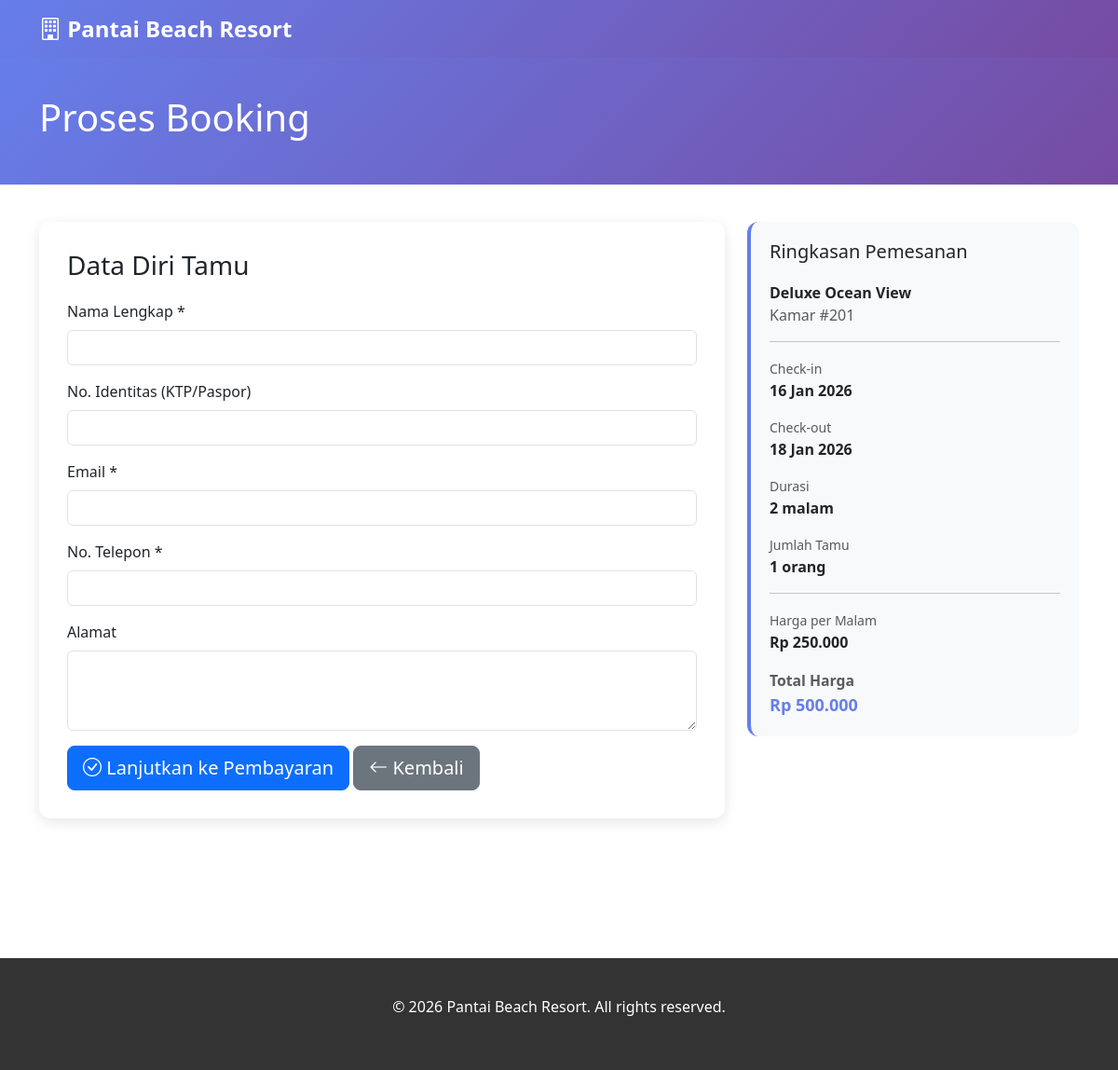
/guest/proses_booking.php?room=5&checkin=2026-01-16&checkout=2026-01-18&guests=1, run on the app's committed database.
### tables this page shows
CREATE TABLE `kamar` (
  `id_kamar` INT PRIMARY KEY AUTO_INCREMENT,
  `no_kamar` VARCHAR(10) UNIQUE NOT NULL,
  `id_tipe` INT NOT NULL,
  `status` ENUM('tersedia', 'terpesan', 'ditempati', 'maintenance') DEFAULT 'tersedia',
  `catatan` TEXT,
  `created_at` TIMESTAMP DEFAULT CURRENT_TIMESTAMP,
  FOREIGN KEY (`id_tipe`) REFERENCES `tipe_kamar`(`id_tipe`) ON DELETE CASCADE
);

CREATE TABLE `tipe_kamar` (
  `id_tipe` INT PRIMARY KEY AUTO_INCREMENT,
  `nama_tipe` VARCHAR(50) NOT NULL,
  `kapasitas` INT NOT NULL,
  `harga_malam` DECIMAL(10,2) NOT NULL,
  `deskripsi` TEXT,
  `foto_cover` VARCHAR(255),
  `created_at` TIMESTAMP DEFAULT CURRENT_TIMESTAMP
);

### includes/functions.php (called while the page is built, shortened)
<?php
function formatCurrency($amount) {
    return 'Rp ' . number_format($amount, 0, ',', '.');
}
function formatDate($date, $format = 'd M Y') {
    $months = [
        'Jan' => 'Jan',
        'Feb' => 'Feb',
        'Mar' => 'Mar',
        'Apr' => 'Apr',
        'May' => 'Mei',
        'Jun' => 'Jun',
        'Jul' => 'Jul',
        'Aug' => 'Ags',
        'Sep' => 'Sep',
        'Oct' => 'Okt',
        'Nov' => 'Nov',
        'Dec' => 'Des'
    ];
    $dateObj = new DateTime($date);
    $formatted = $dateObj->format($format);
    foreach ($months as $en => $id) {
        $formatted = str_replace($en, $id, $formatted);
    }
    return $formatted;
}
function calculateDays($checkIn, $checkOut) {
    $start = new DateTime($checkIn);
    $end = new DateTime($checkOut);
    $interval = $start->diff($end);
    return $interval->days;
}

### guest/proses_booking.php (the view, shortened to what this page needs)
<?php
require_once '../includes/config.php';
require_once '../includes/functions.php';
$roomId = isset($_GET['room']) ? (int)$_GET['room'] : 0;
$checkIn = isset($_GET['checkin']) ? $_GET['checkin'] : '';
$checkOut = isset($_GET['checkout']) ? $_GET['checkout'] : '';
$guests = isset($_GET['guests']) ? (int)$_GET['guests'] : 1;
$stmt = $pdo->prepare("SELECT k.*, t.harga_malam, t.nama_tipe FROM kamar k JOIN tipe_kamar t ON k.id_tipe = t.id_tipe WHERE k.id_kamar = ?");
$stmt->execute([$roomId]);
$room = $stmt->fetch();
$days = calculateDays($checkIn, $checkOut);
$totalPrice = $room['harga_malam'] * $days;
?>
<!DOCTYPE html>
<html lang="en">
<head>
    <link href="https://cdn.jsdelivr.net/npm/bootstrap@5.3.0/dist/css/bootstrap.min.css" rel="stylesheet">
    <link href="https://cdn.jsdelivr.net/npm/bootstrap-icons@1.11.0/font/bootstrap-icons.css" rel="stylesheet">
</head>
<body>
    <nav class="navbar navbar-expand-lg navbar-dark">
        <div class="container">
            <a class="navbar-brand" href="/tubes_basdat/"><i class="bi bi-building"></i> <?php echo HOTEL_NAME; ?></a>
        </div>
    </nav>
    <section class="page-header">
        <div class="container">
            <h1>Proses Booking</h1>
        </div>
    </section>
    <section class="section">
        <div class="container">
            <div class="row">
                <div class="col-md-8">
                    <div class="form-section">
                        <h3 style="margin-bottom: 20px;">Data Diri Tamu</h3>
                        <form method="POST">
                            <div class="mb-3">
                                <label class="form-label">Nama Lengkap *</label>
                                <input type="text" name="nama" class="form-control" required>
                            </div>
                            <div class="mb-3">
                                <label class="form-label">No. Identitas (KTP/Paspor)</label>
                                <input type="text" name="no_identitas" class="form-control">
                            </div>
                            <div class="mb-3">
                                <label class="form-label">Email *</label>
                                <input type="email" name="email" class="form-control" required>
                            </div>
                            <div class="mb-3">
                                <label class="form-label">No. Telepon *</label>
                                <input type="tel" name="no_telp" class="form-control" required>
                            </div>
                            <div class="mb-3">
                                <label class="form-label">Alamat</label>
                                <textarea name="alamat" class="form-control" rows="3"></textarea>
                            </div>
                            <button type="submit" class="btn btn-primary btn-lg" style="color: white;">
                                <i class="bi bi-check-circle"></i> Lanjutkan ke Pembayaran
                            </button>
                            <a href="/tubes_basdat/guest/booking.php" class="btn btn-secondary btn-lg">
                                <i class="bi bi-arrow-left"></i> Kembali
                            </a>
                        </form>
                    </div>
                </div>
                <div class="col-md-4">
                    <div class="summary-box">
                        <h5 style="margin-bottom: 20px;">Ringkasan Pemesanan</h5>
                        <div style="margin-bottom: 15px;">
                            <strong><?php echo htmlspecialchars($room['nama_tipe']); ?></strong><br>
                            <span class="text-muted">Kamar #<?php echo htmlspecialchars($room['no_kamar']); ?></span>
                        </div>
                        <hr>
                        <div style="margin-bottom: 15px;">
                            <small class="text-muted">Check-in</small><br>
                            <strong><?php echo formatDate($checkIn); ?></strong>
                        </div>
                        <div style="margin-bottom: 15px;">
                            <small class="text-muted">Check-out</small><br>
                            <strong><?php echo formatDate($checkOut); ?></strong>
                        </div>
                        <div style="margin-bottom: 15px;">
                            <small class="text-muted">Durasi</small><br>
                            <strong><?php echo $days; ?> malam</strong>
                        </div>
                        <div style="margin-bottom: 15px;">
                            <small class="text-muted">Jumlah Tamu</small><br>
                            <strong><?php echo $guests; ?> orang</strong>
                        </div>
                        <hr>
                        <div style="margin-bottom: 15px;">
                            <small class="text-muted">Harga per Malam</small><br>
                            <strong><?php echo formatCurrency($room['harga_malam']); ?></strong>
                        </div>
                        <div style="font-size: 18px; color: #667eea; font-weight: 700;">
                            <small class="text-muted">Total Harga</small><br>
                            <?php echo formatCurrency($totalPrice); ?>
                        </div>
                    </div>
                </div>
            </div>
        </div>
    </section>
    <footer class="footer">
        <p>&copy; 2026 <?php echo HOTEL_NAME; ?>. All rights reserved.</p>
    </footer>
</body>
</html>

### guest/proses_booking.php (style rules this page uses)
body { font-family: 'Segoe UI', Tahoma, Geneva, Verdana, sans-serif; }
.navbar { background: linear-gradient(135deg, #667eea 0%, #764ba2 100%); }
.navbar-brand { font-weight: 700; font-size: 24px; }
.page-header { background: linear-gradient(135deg, #667eea 0%, #764ba2 100%); color: white; padding: 40px 0; }
.section { padding: 40px 0; }
.form-section { background: white; padding: 30px; border-radius: 12px; box-shadow: 0 4px 15px rgba(0,0,0,0.1); margin-bottom: 30px; }
.summary-box { background: #f8f9fa; padding: 20px; border-radius: 12px; border-left: 4px solid #667eea; }
.footer { background: #333; color: white; padding: 40px 0; text-align: center; margin-top: 80px; }

### data on the page
kamar: id_tipe.nama_tipe "Deluxe Ocean View", no_kamar "201", id_tipe.harga_malam "Rp 250.000", id_tipe.harga_malam "Rp 500.000"

### other printed values
HOTEL_NAME "Pantai Beach Resort"
formatDate($checkIn) "16 Jan 2026"
formatDate($checkOut) "18 Jan 2026"
$days "2"
$guests "1"
